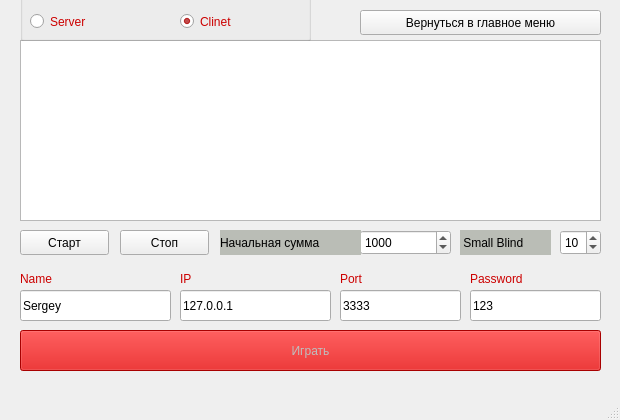
<?xml version="1.0" encoding="UTF-8"?>
<ui version="4.0">
 <class>NetServerWindow</class>
 <widget class="QMainWindow" name="NetServerWindow">
  <property name="geometry">
   <rect>
    <x>0</x>
    <y>0</y>
    <width>620</width>
    <height>420</height>
   </rect>
  </property>
  <property name="minimumSize">
   <size>
    <width>620</width>
    <height>390</height>
   </size>
  </property>
  <property name="maximumSize">
   <size>
    <width>620</width>
    <height>420</height>
   </size>
  </property>
  <property name="windowTitle">
   <string>MainWindow</string>
  </property>
  <widget class="QWidget" name="centralwidget">
   <widget class="QTextBrowser" name="textinfo">
    <property name="geometry">
     <rect>
      <x>20</x>
      <y>40</y>
      <width>581</width>
      <height>181</height>
     </rect>
    </property>
   </widget>
   <widget class="QLineEdit" name="textName">
    <property name="geometry">
     <rect>
      <x>20</x>
      <y>290</y>
      <width>151</width>
      <height>31</height>
     </rect>
    </property>
    <property name="text">
     <string>Sergey</string>
    </property>
   </widget>
   <widget class="QLineEdit" name="textip">
    <property name="geometry">
     <rect>
      <x>180</x>
      <y>290</y>
      <width>151</width>
      <height>31</height>
     </rect>
    </property>
    <property name="text">
     <string>127.0.0.1</string>
    </property>
   </widget>
   <widget class="QLineEdit" name="textpasswd">
    <property name="geometry">
     <rect>
      <x>470</x>
      <y>290</y>
      <width>131</width>
      <height>31</height>
     </rect>
    </property>
    <property name="text">
     <string>123</string>
    </property>
   </widget>
   <widget class="QLabel" name="label">
    <property name="geometry">
     <rect>
      <x>20</x>
      <y>270</y>
      <width>151</width>
      <height>17</height>
     </rect>
    </property>
    <property name="styleSheet">
     <string notr="true">color: rgb(204, 0, 0);</string>
    </property>
    <property name="text">
     <string>Name</string>
    </property>
   </widget>
   <widget class="QLabel" name="label_2">
    <property name="geometry">
     <rect>
      <x>180</x>
      <y>270</y>
      <width>151</width>
      <height>17</height>
     </rect>
    </property>
    <property name="styleSheet">
     <string notr="true">color: rgb(204, 0, 0);</string>
    </property>
    <property name="text">
     <string>IP</string>
    </property>
   </widget>
   <widget class="QLabel" name="label_3">
    <property name="geometry">
     <rect>
      <x>470</x>
      <y>270</y>
      <width>131</width>
      <height>17</height>
     </rect>
    </property>
    <property name="styleSheet">
     <string notr="true">color: rgb(204, 0, 0);</string>
    </property>
    <property name="text">
     <string>Password</string>
    </property>
   </widget>
   <widget class="QLineEdit" name="textport">
    <property name="geometry">
     <rect>
      <x>340</x>
      <y>290</y>
      <width>121</width>
      <height>31</height>
     </rect>
    </property>
    <property name="text">
     <string>3333</string>
    </property>
   </widget>
   <widget class="QLabel" name="label_4">
    <property name="geometry">
     <rect>
      <x>340</x>
      <y>270</y>
      <width>111</width>
      <height>17</height>
     </rect>
    </property>
    <property name="styleSheet">
     <string notr="true">color: rgb(204, 0, 0);</string>
    </property>
    <property name="text">
     <string>Port</string>
    </property>
   </widget>
   <widget class="QGroupBox" name="groupBox">
    <property name="geometry">
     <rect>
      <x>20</x>
      <y>-30</y>
      <width>291</width>
      <height>71</height>
     </rect>
    </property>
    <property name="title">
     <string/>
    </property>
    <widget class="QRadioButton" name="radioButtonCliennt">
     <property name="geometry">
      <rect>
       <x>160</x>
       <y>40</y>
       <width>112</width>
       <height>23</height>
      </rect>
     </property>
     <property name="styleSheet">
      <string notr="true">color: rgb(204, 0, 0);</string>
     </property>
     <property name="text">
      <string>Clinet</string>
     </property>
     <property name="checked">
      <bool>true</bool>
     </property>
    </widget>
    <widget class="QRadioButton" name="radioButtonServer">
     <property name="geometry">
      <rect>
       <x>10</x>
       <y>40</y>
       <width>112</width>
       <height>23</height>
      </rect>
     </property>
     <property name="styleSheet">
      <string notr="true">color: rgb(204, 0, 0);</string>
     </property>
     <property name="text">
      <string>Server</string>
     </property>
    </widget>
   </widget>
   <widget class="QPushButton" name="returnMainMenu">
    <property name="geometry">
     <rect>
      <x>360</x>
      <y>10</y>
      <width>241</width>
      <height>25</height>
     </rect>
    </property>
    <property name="text">
     <string>Вернуться в главное меню</string>
    </property>
   </widget>
   <widget class="QPushButton" name="game">
    <property name="enabled">
     <bool>false</bool>
    </property>
    <property name="geometry">
     <rect>
      <x>20</x>
      <y>330</y>
      <width>581</width>
      <height>41</height>
     </rect>
    </property>
    <property name="styleSheet">
     <string notr="true">background-color: rgb(204, 0, 0);</string>
    </property>
    <property name="text">
     <string>Играть</string>
    </property>
   </widget>
   <widget class="QLabel" name="labelBlind">
    <property name="geometry">
     <rect>
      <x>460</x>
      <y>230</y>
      <width>91</width>
      <height>25</height>
     </rect>
    </property>
    <property name="styleSheet">
     <string notr="true">background-color: rgb(186, 189, 182);</string>
    </property>
    <property name="text">
     <string> Small Blind</string>
    </property>
   </widget>
   <widget class="QSpinBox" name="spinBoxBlind">
    <property name="enabled">
     <bool>true</bool>
    </property>
    <property name="geometry">
     <rect>
      <x>560</x>
      <y>230</y>
      <width>41</width>
      <height>25</height>
     </rect>
    </property>
    <property name="minimum">
     <number>5</number>
    </property>
    <property name="maximum">
     <number>100</number>
    </property>
    <property name="singleStep">
     <number>5</number>
    </property>
    <property name="value">
     <number>10</number>
    </property>
   </widget>
   <widget class="QSpinBox" name="spinBoxMoney">
    <property name="geometry">
     <rect>
      <x>360</x>
      <y>230</y>
      <width>91</width>
      <height>25</height>
     </rect>
    </property>
    <property name="minimum">
     <number>5</number>
    </property>
    <property name="maximum">
     <number>100000</number>
    </property>
    <property name="value">
     <number>1000</number>
    </property>
   </widget>
   <widget class="QLabel" name="label_6">
    <property name="geometry">
     <rect>
      <x>220</x>
      <y>230</y>
      <width>141</width>
      <height>25</height>
     </rect>
    </property>
    <property name="styleSheet">
     <string notr="true">background-color: rgb(186, 189, 182);</string>
    </property>
    <property name="text">
     <string>Начальная сумма</string>
    </property>
   </widget>
   <widget class="QPushButton" name="start">
    <property name="geometry">
     <rect>
      <x>20</x>
      <y>230</y>
      <width>89</width>
      <height>25</height>
     </rect>
    </property>
    <property name="text">
     <string>Старт</string>
    </property>
   </widget>
   <widget class="QPushButton" name="stop">
    <property name="geometry">
     <rect>
      <x>120</x>
      <y>230</y>
      <width>89</width>
      <height>25</height>
     </rect>
    </property>
    <property name="text">
     <string>Стоп</string>
    </property>
   </widget>
  </widget>
  <widget class="QMenuBar" name="menubar">
   <property name="geometry">
    <rect>
     <x>0</x>
     <y>0</y>
     <width>620</width>
     <height>22</height>
    </rect>
   </property>
  </widget>
  <widget class="QStatusBar" name="statusbar"/>
 </widget>
 <resources/>
 <connections/>
</ui>
